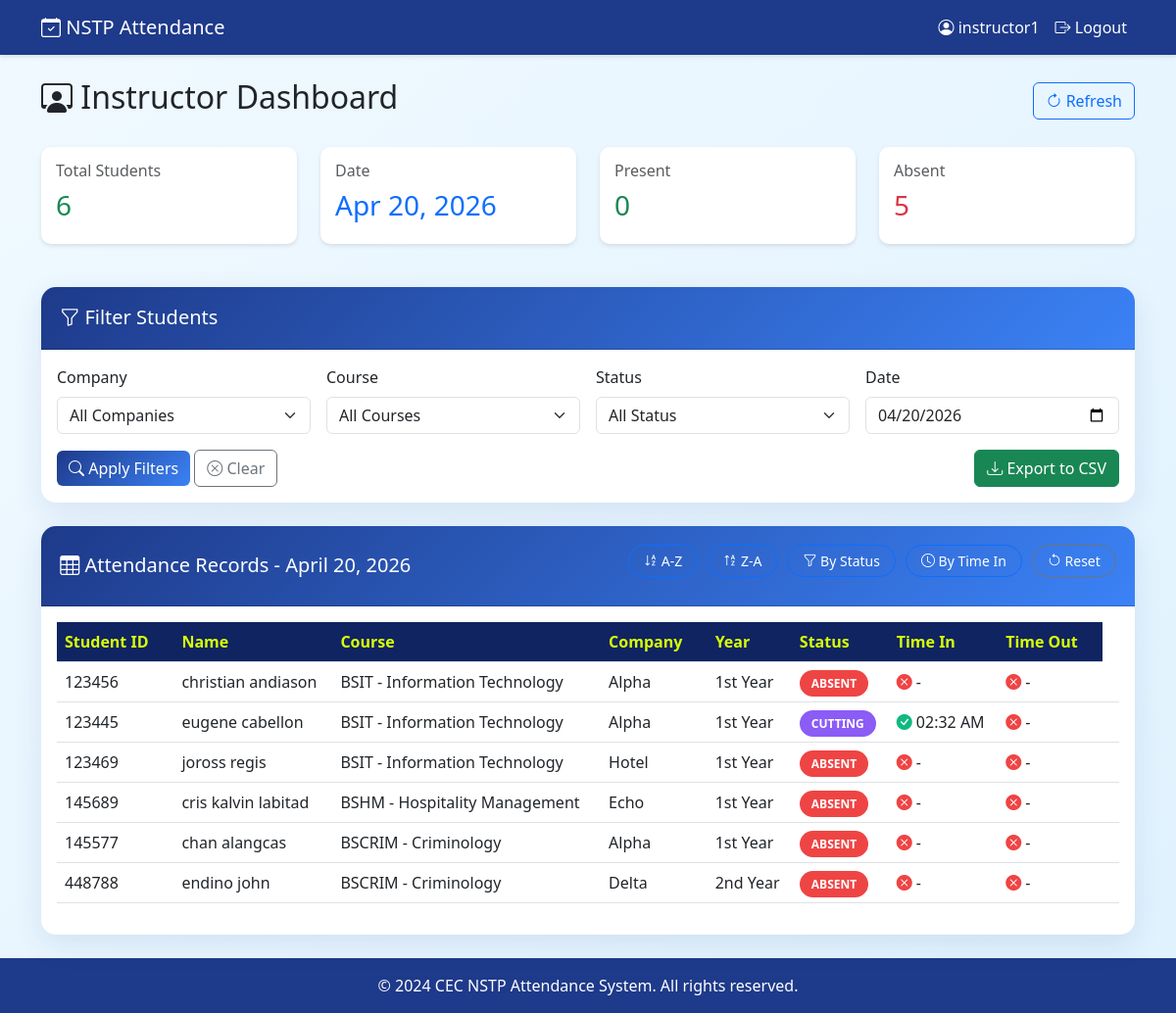
The page /attendance/instructor/dashboard/ (signed in) on the database its author committed.
### accounts/models.py (models this page shows, shortened)
class User(AbstractUser):
    USER_TYPES = (
        ('student', 'Student'),
        ('instructor', 'Instructor'),
        ('admin_staff', 'Admin Staff'),
    )
    user_type = models.CharField(max_length=20, choices=USER_TYPES, default='student')
    email = models.EmailField(unique=True)

class StudentProfile(models.Model):
    COURSES = [
        ('BSIT', 'BSIT - Information Technology'),
        ('BSED', 'BSED - Education'),
        ('BSHM', 'BSHM - Hospitality Management'),
        ('BSCRIM', 'BSCRIM - Criminology'),
        ('BSTM', 'BSTM - Tourism Management'),
    ]
    YEAR_LEVELS = [
        ('1', '1st Year'),
        ('2', '2nd Year'),
        ('3', '3rd Year'),
        ('4', '4th Year'),
    ]
    COMPANIES = [
        ('ALPHA', 'Alpha'),
        ('BRAVO', 'Bravo'),
        ('CHARLIE', 'Charlie'),
        ('DELTA', 'Delta'),
        ('ECHO', 'Echo'),
        ('FOXTROT', 'Foxtrot'),
        ('GOLF', 'Golf'),
        ('HOTEL', 'Hotel'),
    ]
    user = models.OneToOneField(User, on_delete=models.CASCADE, related_name='student_profile')
    student_id = models.CharField(max_length=20, unique=True)
    first_name = models.CharField(max_length=100)
    last_name = models.CharField(max_length=100)
    course = models.CharField(max_length=20, choices=COURSES)
    year_level = models.CharField(max_length=2, choices=YEAR_LEVELS, default='1')
    company = models.CharField(max_length=20, choices=COMPANIES)
    preferred_number = models.IntegerField(unique=True, null=True, blank=True)
    created_at = models.DateTimeField(auto_now_add=True)

### attendance/models.py (models this page shows, shortened)
class AttendanceRecord(models.Model):
    STATUS_CHOICES = [
        ('present', 'Present'),
        ('absent', 'Absent'),
        ('late', 'Late'),
        ('cutting', 'Cutting'),
    ]
    student = models.ForeignKey(StudentProfile, on_delete=models.CASCADE, related_name='attendances')
    date = models.DateField()
    time_in = models.DateTimeField(null=True, blank=True)
    time_out = models.DateTimeField(null=True, blank=True)
    status = models.CharField(max_length=20, choices=STATUS_CHOICES, default='absent')
    recorded_by = models.ForeignKey(User, on_delete=models.SET_NULL, null=True, related_name='recorded_attendances')
    notes = models.TextField(blank=True, null=True)
    class Meta:
        unique_together = ['student', 'date']
        ordering = ['-date', '-time_in']

### accounts/decorators.py (the view)
    def _wrapped_view(request, *args, **kwargs):
        if not request.user.is_authenticated:
            return redirect('login')
        if request.user.user_type != 'instructor':
            raise PermissionDenied
        return view_func(request, *args, **kwargs)

### attendance/forms.py
class FilterForm(forms.Form):
    company = forms.ChoiceField(
        choices=[('', 'All Companies')] + list(StudentProfile.COMPANIES),
        required=False,
        widget=forms.Select(attrs={'class': 'form-select'})
    )
    course = forms.ChoiceField(
        choices=[('', 'All Courses')] + list(StudentProfile.COURSES),
        required=False,
        widget=forms.Select(attrs={'class': 'form-select'})
    )
    status = forms.ChoiceField(
        choices=[('', 'All Status')] + [('present', 'Present'), ('absent', 'Absent'),
                                        ('late', 'Late'), ('cutting', 'Cutting')],
        required=False,
        widget=forms.Select(attrs={'class': 'form-select'})
    )
    date = forms.DateField(
        required=False,
        widget=forms.DateInput(attrs={'class': 'form-control', 'type': 'date'})
    )

### templates/instructor/dashboard.html (shortened to what this page needs)
{% extends 'base.html' %}
{% block content %}
<div class="fade-in-up">
    <div class="d-flex justify-content-between align-items-center mb-4">
        <h2><i class="bi bi-person-workspace"></i> Instructor Dashboard</h2>
        <div>
            <button class="btn btn-outline-primary" onclick="refreshData()">
                <i class="bi bi-arrow-clockwise"></i> Refresh
            </button>
        </div>
    </div>
    <div class="row mb-4">
        <div class="col-md-3">
            <div class="stats-card">
                <h6 class="text-muted">Total Students</h6>
                <h3 class="text-success">{{ total_records }}</h3>
            </div>
        </div>
        <div class="col-md-3">
            <div class="stats-card">
                <h6 class="text-muted">Date</h6>
                <h3 class="text-primary">{{ filter_date|date:"M d, Y" }}</h3>
            </div>
        </div>
        <div class="col-md-3">
            <div class="stats-card">
                <h6 class="text-muted">Present</h6>
                <h3 class="text-success">{{ stats.present }}</h3>
            </div>
        </div>
        <div class="col-md-3">
            <div class="stats-card">
                <h6 class="text-muted">Absent</h6>
                <h3 class="text-danger">{{ stats.absent }}</h3>
            </div>
        </div>
    </div>
    <div class="card mb-4">
        <div class="card-header">
            <h5 class="mb-0"><i class="bi bi-funnel"></i> Filter Students</h5>
        </div>
        <div class="card-body">
            <form method="get" id="filterForm">
                <div class="row g-3">
                    <div class="col-md-3">
                        <label class="form-label">Company</label>
                        {{ form.company }}
                    </div>
                    <div class="col-md-3">
                        <label class="form-label">Course</label>
                        {{ form.course }}
                    </div>
                    <div class="col-md-3">
                        <label class="form-label">Status</label>
                        {{ form.status }}
                    </div>
                    <div class="col-md-3">
                        <label class="form-label">Date</label>
                        {{ form.date }}
                    </div>
                </div>
                    <div class="mt-3">
                        <button type="submit" class="btn btn-primary">
                            <i class="bi bi-search"></i> Apply Filters
                        </button>
                        <a href="{% url 'instructor_dashboard' %}" class="btn btn-outline-secondary">
                            <i class="bi bi-x-circle"></i> Clear
                        </a>
                        <button type="button" class="btn btn-success float-end" onclick="exportWithSort()">
                            <i class="bi bi-download"></i> Export to CSV
                        </button>
                    </div>
            </form>
        </div>
    </div>
    <div class="card">
        <div class="card-header d-flex justify-content-between align-items-center">
            <h5 class="mb-0">
                <i class="bi bi-table"></i>
                Attendance Records - {{ filter_date|date:"F d, Y" }}
            </h5>
            <div class="sort-buttons">
                <button class="btn btn-outline-primary sort-btn text-white" onclick="sortTable('name', 'asc')">
                    <i class="bi bi-sort-alpha-down "></i> A-Z
                </button>
                <button class="btn btn-outline-primary sort-btn text-white" onclick="sortTable('name', 'desc')">
                    <i class="bi bi-sort-alpha-up"></i> Z-A
                </button>
                <button class="btn btn-outline-primary sort-btn text-white" onclick="sortTable('status')">
                    <i class="bi bi-funnel"></i> By Status
                </button>
                <button class="btn btn-outline-primary sort-btn text-white" onclick="sortTable('time')">
                    <i class="bi bi-clock"></i> By Time In
                </button>
                <button class="btn btn-outline-secondary sort-btn text-white" onclick="resetSort()">
                    <i class="bi bi-arrow-counterclockwise"></i> Reset
                </button>
            </div>
        </div>
        <div class="card-body">
            {% if attendance_data %}
            <div class="table-responsive">
                <table class="table table-hover" id="attendanceTable">
                    <thead>
                        <tr>
                            <th class="sortable" onclick="sortTable('studentId')">
                                Student ID
                            </th>
                            <th class="sortable" onclick="sortTable('name')">
                                Name
                            </th>
                            <th class="sortable" onclick="sortTable('course')">
                                Course
                            </th>
                            <th class="sortable" onclick="sortTable('company')">
                                Company
                            </th>
                            <th class="sortable" onclick="sortTable('year')">
                                Year
                            </th>
                            <th class="sortable" onclick="sortTable('status')">
                                Status
                            </th>
                            <th class="sortable" onclick="sortTable('timeIn')">
                                Time In
                            </th>
                            <th class="sortable" onclick="sortTable('timeOut')">
                                Time Out
                            </th>
                        </tr>
                    </thead>
                    <tbody id="tableBody">
                        {% for data in attendance_data %}
                        <tr data-student-id="{{ data.student.student_id }}"
                            data-name="{{ data.student.last_name }} {{ data.student.first_name }}"
                            data-course="{{ data.student.get_course_display }}"
                            data-company="{{ data.student.get_company_display }}"
                            data-year="{{ data.student.year_level }}"
                            data-status="{{ data.status }}"
                            data-time-in="{{ data.time_in|date:'Y-m-d H:i:s'|default:'' }}"
                            data-time-out="{{ data.time_out|date:'Y-m-d H:i:s'|default:'' }}">
                            <td>{{ data.student.student_id }}</td>
                            <td>{{ data.student.first_name }} {{ data.student.last_name }}</td>
                            <td>{{ data.student.get_course_display }}</td>
                            <td>{{ data.student.get_company_display }}</td>
                            <td>{{ data.student.get_year_level_display }}</td>
                            <td>
                                <span class="status-badge status-{{ data.status }}">
                                    {{ data.status|upper }}
                                </span>
                            </td>
                            <td>
                                {% if data.time_in %}
                                    <i class="bi bi-check-circle-fill icon-check"></i>
                                    {{ data.time_in|time:"h:i A" }}
                                {% else %}
                                    <i class="bi bi-x-circle-fill icon-wrong"></i>
                                    -
                                {% endif %}
                            </td>
                            <td>
                                {% if data.time_out %}
                                    <i class="bi bi-check-circle-fill icon-check"></i>
                                    {{ data.time_out|time:"h:i A" }}
                                {% else %}
                                    <i class="bi bi-x-circle-fill icon-wrong"></i>
                                    -
                                {% endif %}
                            </td>
                            <td>
                            </td>
                        </tr>
                        {% endfor %}
                    </tbody>
                </table>
            </div>
            {% else %}
            <div class="alert alert-info">
                <i class="bi bi-info-circle"></i> No attendance records found for the selected filters.
            </div>
            {% endif %}
        </div>
    </div>
</div>
{% endblock %}

### templates/base.html (shortened to what this page needs)
<!DOCTYPE html>
<html lang="en">
<head>
    <link href="https://cdn.jsdelivr.net/npm/bootstrap@5.3.0/dist/css/bootstrap.min.css" rel="stylesheet">
    <link rel="stylesheet" href="https://cdn.jsdelivr.net/npm/bootstrap-icons@1.11.1/font/bootstrap-icons.css">
</head>
<body>
    <nav class="navbar navbar-expand-lg navbar-dark">
        <div class="container">
            <a class="navbar-brand" href="{% url 'dashboard_redirect' %}">
                <i class="bi bi-calendar-check"></i> NSTP Attendance
            </a>
            {% if user.is_authenticated %}
            <div class="collapse navbar-collapse" id="navbarNav">
                <ul class="navbar-nav ms-auto">
                    <li class="nav-item">
                        <span class="nav-link">
                            <i class="bi bi-person-circle"></i> {{ user.username }}
                        </span>
                    </li>
                    <li class="nav-item">
                        <a class="nav-link" href="{% url 'logout' %}">
                            <i class="bi bi-box-arrow-right"></i> Logout
                        </a>
                    </li>
                </ul>
            </div>
            {% endif %}
        </div>
    </nav>
    <div class="content-wrapper">
        <main class="py-4">
            <div class="container">
                {% block content %}{% endblock %}
            </div>
        </main>
    </div>
    <footer class="footer">
        <div class="container text-center">
            <p class="mb-0">&copy; 2024 CEC NSTP Attendance System. All rights reserved.</p>
        </div>
    </footer>
</body>
</html>

### templates/base.html (style rules this page uses)
:root { --primary-blue: #1e3a8a; --light-blue: #3b82f6; --white: #ffffff; }
html, body { height: 100%; margin: 0; padding: 0; }
body { font-family: 'Segoe UI', Tahoma, Geneva, Verdana, sans-serif; background: linear-gradient(135deg, #f0f9ff 0%, #e0f2fe 100%); display: flex; flex-direction: column; min-height: 100vh; }
.content-wrapper { flex: 1 0 auto; }
.navbar { background: var(--primary-blue); box-shadow: 0 2px 4px rgba(0,0,0,0.1); }
.navbar-brand, .nav-link { color: var(--white) !important; }
.card { border: none; border-radius: 15px; box-shadow: 0 10px 30px rgba(30, 58, 138, 0.1); background: var(--white); }
.card-header { background: linear-gradient(135deg, var(--primary-blue), var(--light-blue)); color: var(--white); border-radius: 15px 15px 0 0 !important; padding: 1.2rem; }
.btn-primary { background: linear-gradient(135deg, var(--primary-blue), var(--light-blue)); border: none; }
.status-badge { padding: 0.5rem 1rem; border-radius: 20px; font-weight: 600; font-size: 0.875rem; }
.status-absent { background: #ef4444; color: white; }
.status-cutting { background: #8b5cf6; color: white; }
.icon-check { color: #10b981; }
.icon-wrong { color: #ef4444; }
.footer { background: var(--primary-blue); color: var(--white); padding: 1rem 0; margin-top: auto; flex-shrink: 0; width: 100%; }
.fade-in-up { animation: fadeInUp 0.6s ease-out; }

### templates/instructor/dashboard.html (style rules this page uses)
.stats-card { background: white; border-radius: 10px; padding: 15px; margin-bottom: 20px; box-shadow: 0 2px 4px rgba(0,0,0,0.1); }
.sortable { cursor: pointer; user-select: none; position: relative; padding-right: 20px !important; white-space: nowrap; }
.table th { background: #0f2461; color: rgb(217, 255, 5); position: relative; }
.sort-buttons { display: flex; gap: 10px; margin-bottom: 10px; }
.sort-btn { padding: 5px 15px; border-radius: 20px; font-size: 0.875rem; transition: all 0.3s; }
.status-badge { padding: 5px 12px; border-radius: 20px; font-weight: 600; font-size: 0.75rem; text-transform: uppercase; }
.status-absent { background: #ef4444; color: white; }
.status-cutting { background: #8b5cf6; color: white; }
.icon-check { color: #10b981; }
.icon-wrong { color: #ef4444; }

### rows shown on the page
User: username "instructor1"
StudentProfile: student.student_id "123456", student.first_name "christian", student.last_name "andiason", student.course "BSIT - Information Technology", student.company "Alpha", student.year_level "1st Year", status "ABSENT"
StudentProfile: student.student_id "123445", student.first_name "eugene", student.last_name "cabellon", student.course "BSIT - Information Technology", student.company "Alpha", student.year_level "1st Year", status "CUTTING", time_in "02:32 AM"
StudentProfile: student.student_id "123469", student.first_name "joross", student.last_name "regis", student.course "BSIT - Information Technology", student.company "Hotel", student.year_level "1st Year", status "ABSENT"
StudentProfile: student.student_id "145689", student.first_name "cris kalvin", student.last_name "labitad", student.course "BSHM - Hospitality Management", student.company "Echo", student.year_level "1st Year", status "ABSENT"
StudentProfile: student.student_id "145577", student.first_name "chan", student.last_name "alangcas", student.course "BSCRIM - Criminology", student.company "Alpha", student.year_level "1st Year", status "ABSENT"
StudentProfile: student.student_id "448788", student.first_name "endino", student.last_name "john", student.course "BSCRIM - Criminology", student.company "Delta", student.year_level "2nd Year", status "ABSENT"

### other values the page prints
{{ total_records }} "6"
{{ stats.present }} "0"
{{ stats.absent }} "5"
